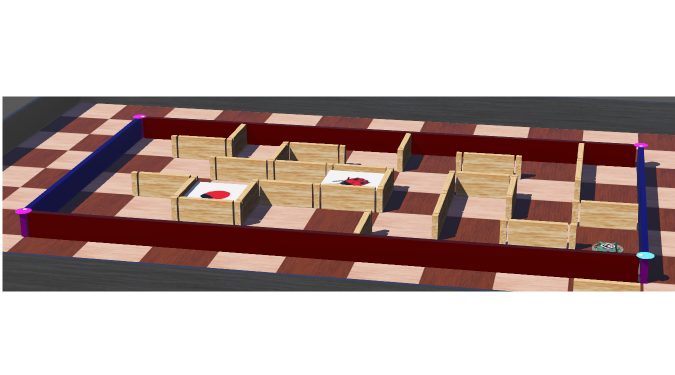
#> input picture z5162972_MTRN4110_PhaseC/Maze_test_A.png, 1350 x 750 px, given in place of video2.mp4, which was not available (shown at 1/2 size)
$ jupyter execute 'Object Tracking.ipynb'
#> lines starting #> are read from the running program, lines starting #| are printed output that depends on the picture; after the words box and inside, x2 and y2 are one past the last pixel; in counts of white or black regions, pixels touching at a corner belong together; pictures that were not available may be replaced by others from this repository, and a replacement may not be noted
#> further down, image is the input picture: shape (750, 1350, 3); mean B, G, R 164.8, 168.7, 187.7
[cell 1]
import cv2
import matplotlib.pyplot as plt
import numpy as np
import math
# using command "pip install -U scikit-learn scipy matplotlib"
from sklearn.cluster import KMeans
from sklearn import metrics

import time

def detect_bot_2(maze):
    # Threshold the HSV map image to produce a mask for the robot
    maze_cpy = cv2.cvtColor(maze, cv2.COLOR_BGR2HSV)
#> maze_cpy: shape (750, 1350, 3); mean H, S, V 22.3, 57.5, 189.3
    robotMask = cv2.inRange(maze_cpy, np.array([35, 0, 0]), np.array([88, 255, 255]))
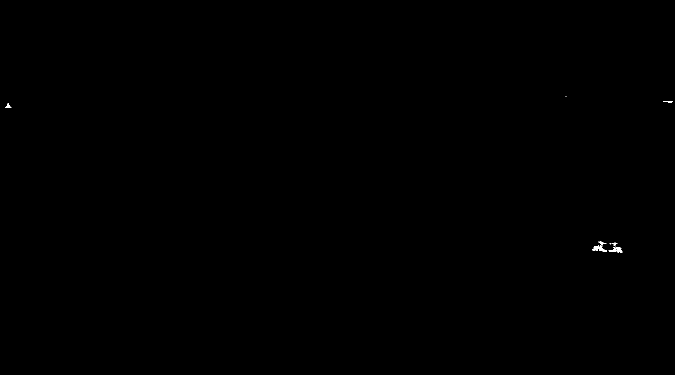
#> robotMask: shape (750, 1350) (shown at 1/2 size); 0.05% white; 11 white regions (4 under 20 px), largest, box (x1, y1, x2, y2) and area: (1185, 491, 1214, 503) 169, (1232, 494, 1245, 505) 88, (1217, 493, 1233, 504) 71
    # Process the robot mask to ensure only the filled robot mask remains
    kernel = np.ones((2,2), np.uint8)
    robotMask_erosion = cv2.erode(robotMask, kernel, iterations=2)
#> robotMask_erosion: shape (750, 1350); 0.01% white in thin lines or dots, all inside (x1, y1, x2, y2) = (15, 209, 1244, 505)

    robotHW = np.column_stack(np.where(robotMask_erosion > 0))
#> robotHW = 117 pairs, first value 209 to 504, second value 15 to 1243

    # Using a clustering method and the previous array, find the centroid of the robot
    kmeans_model = KMeans(1)
    K = 1
    kmeans_model = KMeans(n_clusters=K).fit(robotHW)
    robotCentre = np.array(kmeans_model.cluster_centers_)
#> robotCentre = [[463.7, 1072.3]]
    # Extract the X an Y coordinates of the robot
    x = round(robotCentre[0][0])
#> x = 464
    y = round(robotCentre[0][1])
#> y = 1072

    return cv2.circle(maze,(y, x), 30, (255,0,0),3),(y,x)
def draw_path(mask,image,coordinates,previous):
    if(coordinates[0] == 0 and coordinates[1] == 0):
        mask_copy = cv2.cvtColor(mask, cv2.COLOR_RGB2GRAY)
        image[np.where(mask_copy > 0)] = (0,255,0)
#         image[np.all(mask == (255, 0, 0), axis=-1)] = (0,255,0)
        return mask,image,previous

    if(previous[0] == -1 and previous[1] == -1):
        mask = cv2.line(mask,coordinates , coordinates,[255,0,0], 3)
        mask_copy = cv2.cvtColor(mask, cv2.COLOR_RGB2GRAY)
        image[np.where(mask_copy > 0)] = (0,255,0)
#         image[np.all(mask == (255, 0, 0), axis=-1)] = (0,255,0)
        return mask,image,coordinates


    if(abs((coordinates[0]+coordinates[1]) -(previous[0]+previous[1])) > 20):
        mask = cv2.line(mask, previous, coordinates, [255,0,0], 3)
        mask_copy = cv2.cvtColor(mask, cv2.COLOR_RGB2GRAY)
        image[np.where(mask_copy > 0)] = (0,255,0)
#         image[np.all(mask == (255, 0, 0), axis=-1)] = (0,255,0)
        return mask,image,coordinates

    mask_copy = cv2.cvtColor(mask, cv2.COLOR_RGB2GRAY)
    image[np.where(mask_copy > 0)] = (0,255,0)
#     image[np.all(mask == (255, 0, 0), axis=-1)] = (0,255,0)

    return mask,image,previous

[cell 2]
t = time.time()
vidcap = cv2.VideoCapture('video2.mp4')
success,image = vidcap.read()
count = 0
mask = np.zeros(shape=image.shape, dtype=np.uint8)
# image = cv2.cvtColor(image, cv2.COLOR_BGR2RGB)
previous =(-1,-1)
img_array = []
while success:

#     if (count >107):
#         for i in range(10):
        success,image = vidcap.read()
#             print(success)
#         image = cv2.cvtColor(image, cv2.COLOR_BGR2RGB)
        image,coordinates = detect_bot_2(image)
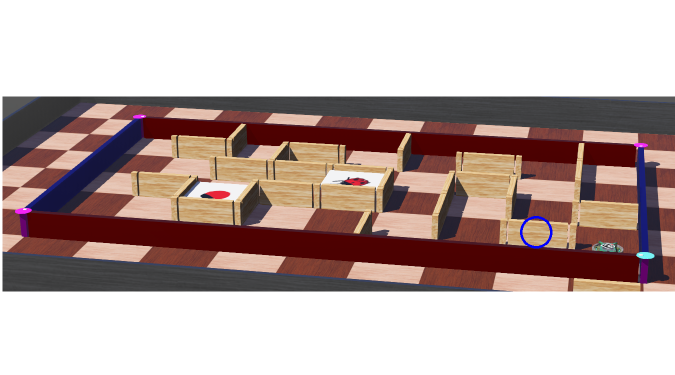
#> image: shape (750, 1350, 3) (shown at 1/2 size); 0.09% of pixels changed, all inside (x1, y1, x2, y2) = (1040, 432, 1105, 497)
#> coordinates = (1072, 464)
        mask,image,previous = draw_path(mask,image,coordinates,previous)
#> in draw_path, `mask_copy = cv2.cvtColor(mask, cv2.COLOR_RGB2GRAY)`: mask_copy: shape (750, 1350); values 0 (black) and 76 (white), 0% white in thin lines or dots, all inside (x1, y1, x2, y2) = (1070, 462, 1075, 467)
#> in draw_path, `image[np.where(mask_copy > 0)] = (0,255,0)`: image: shape (750, 1350, 3); under 0.01% of pixels changed, all inside (x1, y1, x2, y2) = (1070, 462, 1075, 467)
#> previous = (1072, 464)
        img_array.append(image)
# [5 lines of commented-out code are left out]

        count += 1
        if count > 1146:  break
    # 10 -> 380
    # 50 = 161
#         print(count)
elapsed = time.time() - t

$ run again, on z5162972_MTRN4110_PhaseC/Maze.png
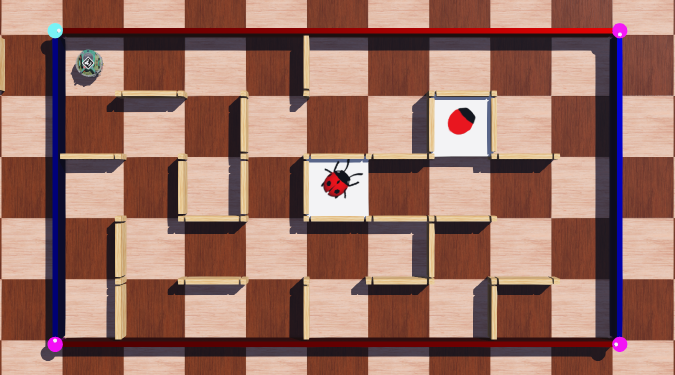
#> input picture z5162972_MTRN4110_PhaseC/Maze.png, 1350 x 750 px, given in place of video2.mp4, which was not available (shown at 1/2 size)
#> image is the input picture: shape (750, 1350, 3); mean B, G, R 99.2, 110.4, 152.3
#> maze_cpy: shape (750, 1350, 3); mean H, S, V 36.4, 109.6, 155.1
#> robotMask: shape (750, 1350); 0.11% white; 13 white regions (12 under 20 px), largest, box (x1, y1, x2, y2) and area: (153, 99, 205, 153) 1102
#> robotMask_erosion: shape (750, 1350); 0.04% white; 15 white regions (10 under 20 px), largest, box (x1, y1, x2, y2) and area: (180, 101, 198, 123) 120, (177, 127, 198, 144) 78, (159, 134, 170, 144) 42, (155, 116, 159, 132) 37, (198, 120, 204, 126) 24
#> robotHW = 381 pairs, first value 101 to 151, second value 155 to 203
#> robotCentre = [[125.4, 180.4]]
#> x = 125
#> y = 180
#> `image,coordinates = detect_bot_2(image)`:
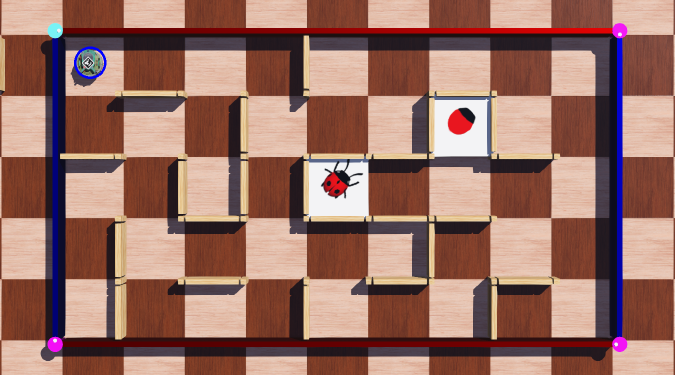
#> image: shape (750, 1350, 3) (shown at 1/2 size); 0.09% of pixels changed, all inside (x1, y1, x2, y2) = (148, 93, 213, 158)
#> coordinates = (180, 125)
#> mask_copy: shape (750, 1350); values 0 (black) and 76 (white), 0% white in thin lines or dots, all inside (x1, y1, x2, y2) = (178, 123, 183, 128)

$ run again, on z5162972_MTRN4110_PhaseC/Maze_2.png
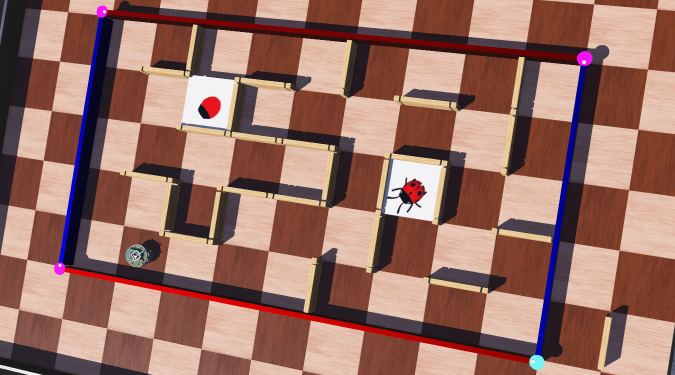
#> input picture z5162972_MTRN4110_PhaseC/Maze_2.png, 1350 x 750 px, given in place of video2.mp4, which was not available (shown at 1/2 size)
#> image is the input picture: shape (750, 1350, 3); mean B, G, R 100.3, 110.8, 151.6
#> maze_cpy: shape (750, 1350, 3); mean H, S, V 34.9, 102.7, 154
#> robotMask: shape (750, 1350); 0.07% white; 15 white regions (13 under 20 px), largest, box (x1, y1, x2, y2) and area: (251, 489, 295, 534) 604, (251, 497, 272, 508) 100
#> robotMask_erosion: shape (750, 1350); 0.02% white in thin lines or dots, all inside (x1, y1, x2, y2) = (253, 491, 295, 532)
#> robotHW = 167 pairs, first value 491 to 531, second value 253 to 294
#> robotCentre = [[513.5, 271.8]]
#> x = 513
#> y = 272
#> `image,coordinates = detect_bot_2(image)`:
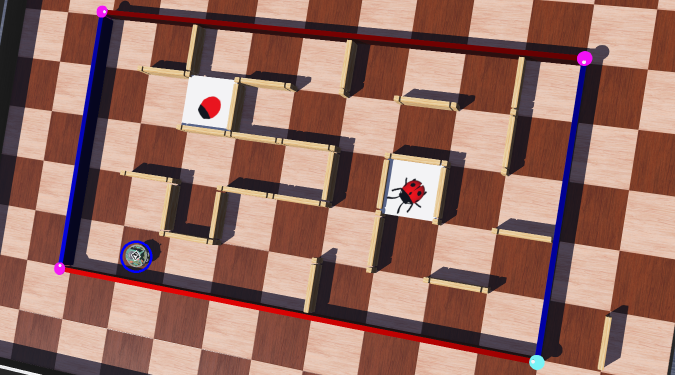
#> image: shape (750, 1350, 3) (shown at 1/2 size); 0.09% of pixels changed, all inside (x1, y1, x2, y2) = (240, 481, 305, 546)
#> coordinates = (272, 513)
#> mask_copy: shape (750, 1350); values 0 (black) and 76 (white), 0% white in thin lines or dots, all inside (x1, y1, x2, y2) = (270, 511, 275, 516)
